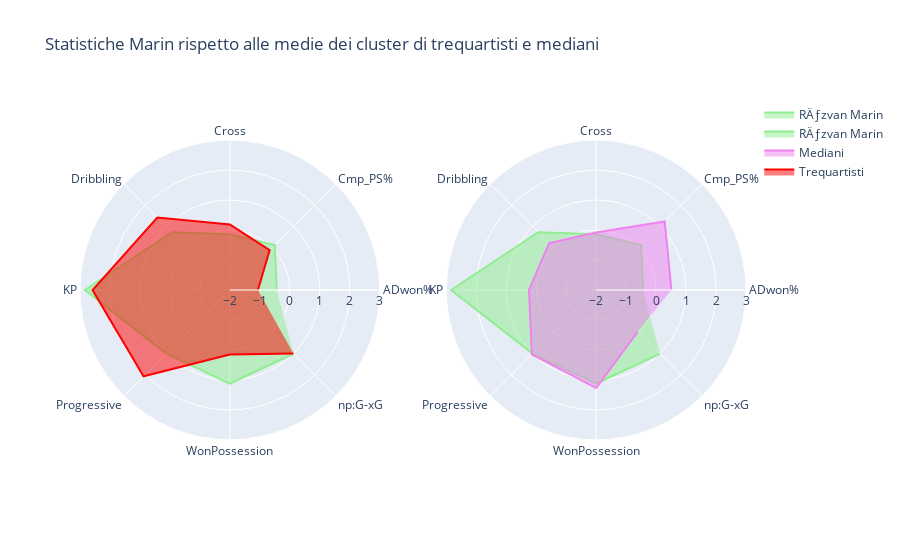

Write notebook code for a chart like this one.
### Code cell
fig2 = go.Figure()
range_ = [-2, 3]

fig2 = make_subplots(rows=1, cols=2, specs=[[{'type': 'polar'}]*2]*1)

fig2.add_trace(go.Scatterpolar(
      r=plot_medie.loc["Marin"],
      theta=categories,
      fill='toself',
      name='RÄƒzvan Marin', 
    line_color = 'lightgreen', 
    mode='lines'


), row=[1,1], col=[1, 2])


fig2.add_trace(go.Scatterpolar(
      r=plot_medie.loc["Mediani"],
      theta=categories,
      fill='toself',
      name='Mediani',
      line_color = 'violet', 
      mode='lines'
      ), row=1, col=2)

fig2.add_trace(go.Scatterpolar(
      r=plot_medie.loc["Trequartisti"],
      theta=categories,
      fill='toself',
      name='Trequartisti',
    line_color = 'red', 

      mode='lines'
      ), row=1, col=1)

fig2.update_layout(title="Statistiche Marin rispetto alle medie dei cluster di trequartisti e mediani",
  polar=dict(
    radialaxis=dict(
      visible=True,
      range=range_
    )),
 
    polar2=dict(
        radialaxis=dict(
        visible=True,
        range=range_
    ))
)

fig2.show(width=1000, height=1000)

### Figure 1 — Plotly figure (JSON) as saved in the notebook; plotly's stock layout.template omitted (floating-point values rounded to 4 significant figures)
{"data": [{"fill": "toself", "line": {"color": "lightgreen"}, "mode": "lines", "name": "RÄƒzvan Marin", "r": [-0.4348, 0.1202, -0.1398, 0.7296, 2.839, 0.9989, 1.121, 1.01], "subplot": "polar", "theta": ["ADwon%", "Cmp_PS%", "Cross", "Dribbling", "KP", "Progressive", "WonPossession", "np:G-xG"], "type": "scatterpolar"}, {"fill": "toself", "line": {"color": "lightgreen"}, "mode": "lines", "name": "RÄƒzvan Marin", "r": [-0.4348, 0.1202, -0.1398, 0.7296, 2.839, 0.9989, 1.121, 1.01], "subplot": "polar2", "theta": ["ADwon%", "Cmp_PS%", "Cross", "Dribbling", "KP", "Progressive", "WonPossession", "np:G-xG"], "type": "scatterpolar"}, {"fill": "toself", "line": {"color": "violet"}, "mode": "lines", "name": "Mediani", "r": [0.5121, 1.236, -0.0801, 0.2176, 0.2411, 1.037, 1.271, -0.03991], "subplot": "polar2", "theta": ["ADwon%", "Cmp_PS%", "Cross", "Dribbling", "KP", "Progressive", "WonPossession", "np:G-xG"], "type": "scatterpolar"}, {"fill": "toself", "line": {"color": "red"}, "mode": "lines", "name": "Trequartisti", "r": [-1.062, -0.1219, 0.1884, 1.422, 2.581, 2.074, 0.1514, 0.9977], "subplot": "polar", "theta": ["ADwon%", "Cmp_PS%", "Cross", "Dribbling", "KP", "Progressive", "WonPossession", "np:G-xG"], "type": "scatterpolar"}], "layout": {"autosize": true, "polar": {"angularaxis": {"type": "category"}, "domain": {"x": [0, 0.45], "y": [0, 1]}, "radialaxis": {"autorange": false, "range": [-2, 3], "type": "linear", "visible": true}}, "polar2": {"angularaxis": {"type": "category"}, "domain": {"x": [0.55, 1], "y": [0, 1]}, "radialaxis": {"autorange": false, "range": [-2, 3], "type": "linear", "visible": true}}, "title": {"text": "Statistiche Marin rispetto alle medie dei cluster di trequartisti e mediani"}}}
